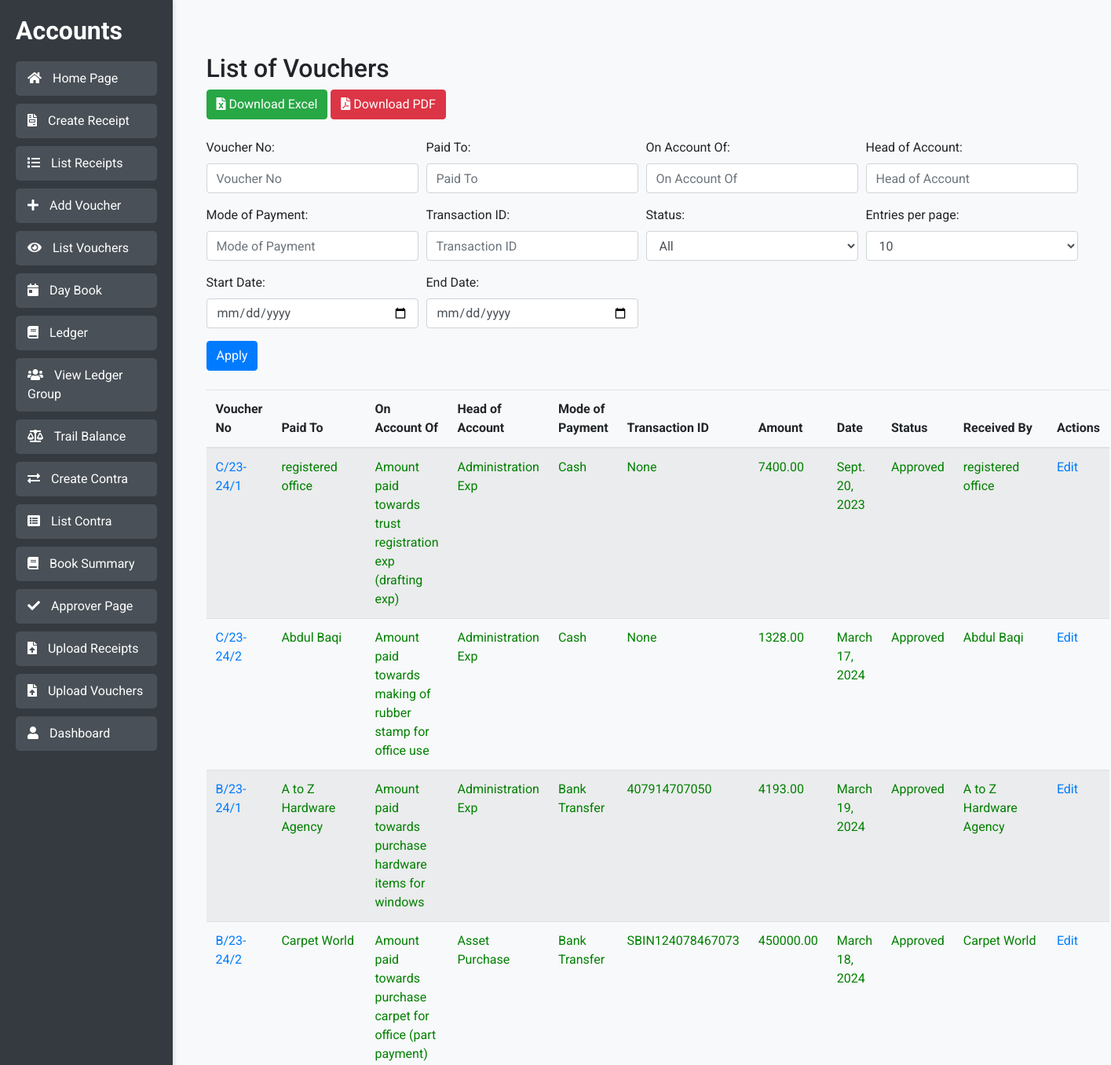
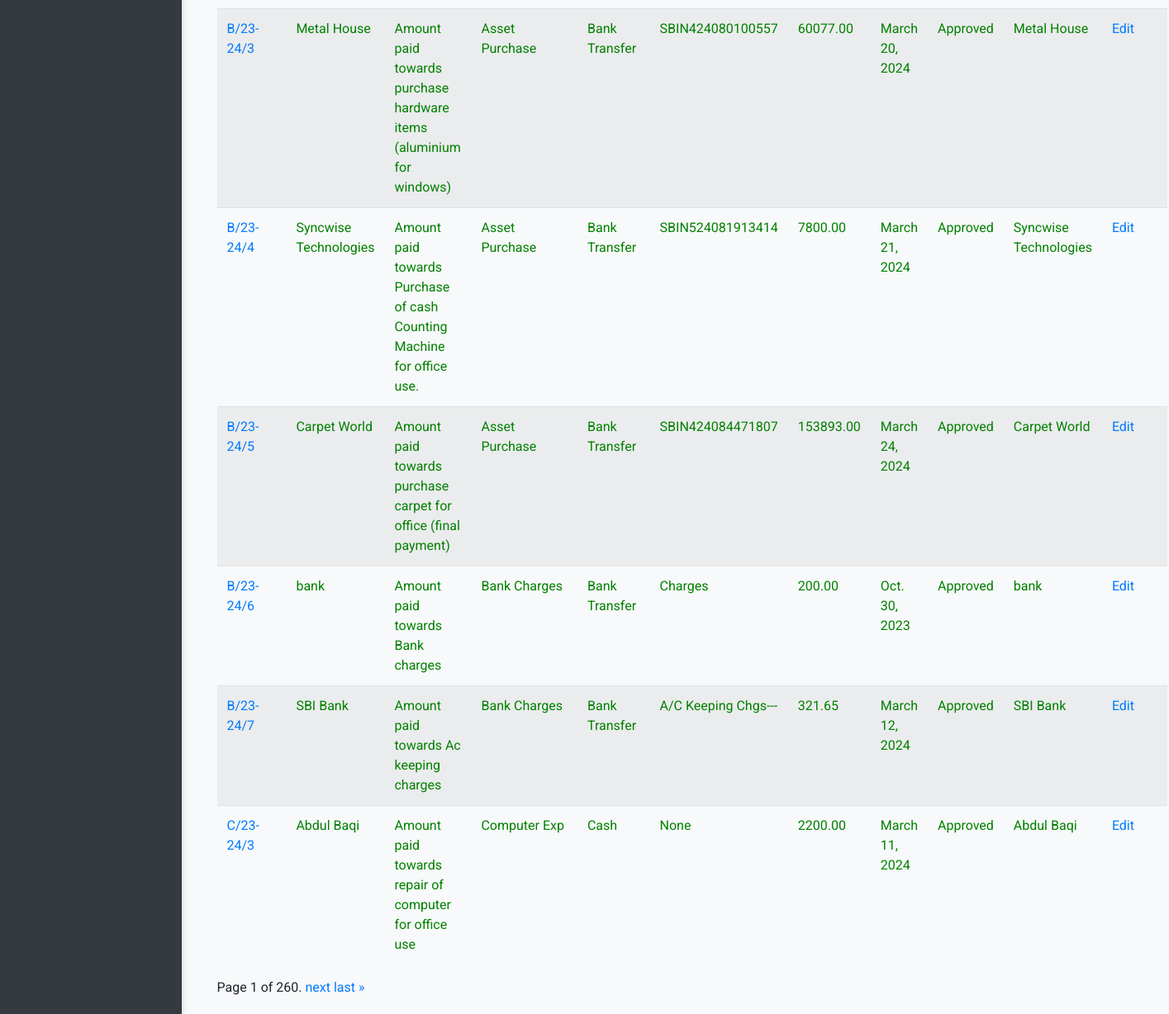
Page /list-vouchers/ (signed in) on the committed database (2 pictures, top to bottom).
### accounts/models.py (models this page shows, shortened)
class Voucher(models.Model):
    VOUCHER_STATUS_CHOICES = [
        ('waiting', 'Waiting for Approval'),
        ('approved', 'Approved'),
        ('rejected', 'Rejected'),
    ]
    PAYMENT_MODE_CHOICES = [
        ('cash', 'Cash'),
        ('bank_transfer', 'Bank Transfer'),
        ('cheque', 'Cheque'),
    ]
    voucher_no = models.CharField(max_length=50, unique=True)
    paid_to = models.CharField(max_length=100)
    on_account_of = models.TextField()
    head_of_account = models.ForeignKey(HeadOfAccount, on_delete=models.CASCADE)
    mode_of_payment = models.CharField(max_length=20, choices=PAYMENT_MODE_CHOICES, default='cash')
    transaction_id = models.CharField(max_length=100, blank=True, null=True)
    amount = models.DecimalField(max_digits=10, decimal_places=2, validators=[MinValueValidator(0)])
    amount_in_words = models.CharField(max_length=255, blank=True)
    voucher_date = models.DateField(default=timezone.now)
    created_date = models.DateTimeField(auto_now_add=True)
    created_by = models.ForeignKey(User, related_name='created_vouchers', on_delete=models.CASCADE)
    received_by = models.CharField(max_length=100, blank=True, null=True)
    approved_by = models.ForeignKey(User, related_name='approved_vouchers', on_delete=models.SET_NULL, null=True, blank=True)
    status = models.CharField(max_length=20, choices=VOUCHER_STATUS_CHOICES, default='waiting')
    rejection_reason = models.TextField(blank=True, null=True)
    edited = models.BooleanField(default=False)
    financial_year = models.CharField(max_length=9, default='2024-25')  # Update default as needed
    sequence_number = models.PositiveIntegerField(default=1)  # Set default to 1
    class Meta:
        unique_together = ('financial_year', 'sequence_number', 'mode_of_payment')

class HeadOfAccount(models.Model):
    name = models.CharField(max_length=100, unique=True)

### accounts/views.py (the view, shortened to what this page needs)
# urls.py: path('list-vouchers/', views.list_vouchers, name='list_vouchers'),
@login_required
def list_vouchers(request):
    form = VoucherFilterForm(request.GET or None)
    vouchers = Voucher.objects.all()
    paginator = Paginator(vouchers, 10)  # Show 10 vouchers per page
    page_number = request.GET.get('page')
    page_obj = paginator.get_page(page_number)
    query_params = request.GET.copy()
    if 'page' in query_params:
        query_params.pop('page')  # Remove 'page' parameter to avoid duplication in URLs
    return render(request, 'list_vouchers.html', {
        'form': form,
        'page_obj': page_obj,
        'query_params': query_params,  # Pass query params for pagination links
    })

### accounts/forms.py
class VoucherFilterForm(forms.Form):
    voucher_no = forms.CharField(required=False, label='Voucher No')
    paid_to = forms.CharField(required=False, label='Paid To')
    on_account_of = forms.CharField(required=False, label='On Account Of')
    head_of_account = forms.CharField(required=False, label='Head of Account')
    mode_of_payment = forms.ChoiceField(choices=[('', 'All')] + Voucher.PAYMENT_MODE_CHOICES, required=False, label='Mode of Payment')
    transaction_id = forms.CharField(required=False, label='Transaction ID')
    amount_min = forms.DecimalField(required=False, label='Amount Min', min_value=0)
    amount_max = forms.DecimalField(required=False, label='Amount Max', min_value=0)
    start_date = forms.DateField(required=False, widget=forms.DateInput(attrs={'type': 'date'}), label='Start Date')
    end_date = forms.DateField(required=False, widget=forms.DateInput(attrs={'type': 'date'}), label='End Date')
    received_by = forms.CharField(required=False, label='Received By')
    status = forms.ChoiceField(choices=[('', 'All')] + Voucher.VOUCHER_STATUS_CHOICES, required=False, label='Status')

### accounts/templates/list_vouchers.html (shortened to what this page needs)
{% extends 'base.html' %}
{% block content %}
<div class="container mt-5">
    <h2>List of Vouchers</h2>
    <div class="mb-4">
        <a href="{% url 'download_excel' %}" class="btn btn-success">
            <i class="fas fa-file-excel"></i> Download Excel
        </a>
        <a href="{% url 'download_pdf' %}" class="btn btn-danger">
            <i class="fas fa-file-pdf"></i> Download PDF
        </a>
    </div>
    <form method="get" action="" class="mb-4">
        <div class="form-row">
            <div class="form-group col-md-3">
                <label for="voucher_no">Voucher No:</label>
                <input type="text" name="voucher_no" id="voucher_no" class="form-control" value="{{ request.GET.voucher_no }}" placeholder="Voucher No">
            </div>
            <div class="form-group col-md-3">
                <label for="paid_to">Paid To:</label>
                <input type="text" name="paid_to" id="paid_to" class="form-control" value="{{ request.GET.paid_to }}" placeholder="Paid To">
            </div>
            <div class="form-group col-md-3">
                <label for="on_account_of">On Account Of:</label>
                <input type="text" name="on_account_of" id="on_account_of" class="form-control" value="{{ request.GET.on_account_of }}" placeholder="On Account Of">
            </div>
            <div class="form-group col-md-3">
                <label for="head_of_account">Head of Account:</label>
                <input type="text" name="head_of_account" id="head_of_account" class="form-control" value="{{ request.GET.head_of_account }}" placeholder="Head of Account">
            </div>
            <div class="form-group col-md-3">
                <label for="mode_of_payment">Mode of Payment:</label>
                <input type="text" name="mode_of_payment" id="mode_of_payment" class="form-control" value="{{ request.GET.mode_of_payment }}" placeholder="Mode of Payment">
            </div>
            <div class="form-group col-md-3">
                <label for="transaction_id">Transaction ID:</label>
                <input type="text" name="transaction_id" id="transaction_id" class="form-control" value="{{ request.GET.transaction_id }}" placeholder="Transaction ID">
            </div>
            <div class="form-group col-md-3">
                <label for="status">Status:</label>
                <select name="status" id="status" class="form-control">
                    <option value="">All</option>
                </select>
            </div>
            <div class="form-group col-md-3">
                <label for="entries_per_page">Entries per page:</label>
                <select name="entries_per_page" id="entries_per_page" class="form-control">
                    <option value="10" {% if request.GET.entries_per_page == "10" %}selected{% endif %}>10</option>
                </select>
            </div>
            <div class="form-group col-md-3">
                <label for="start_date">Start Date:</label>
                <input type="date" name="start_date" id="start_date" class="form-control" value="{{ request.GET.start_date }}">
            </div>
            <div class="form-group col-md-3">
                <label for="end_date">End Date:</label>
                <input type="date" name="end_date" id="end_date" class="form-control" value="{{ request.GET.end_date }}">
            </div>
        </div>
        <button type="submit" class="btn btn-primary">Apply</button>
    </form>
    <table class="table table-striped table-hover">
        <thead>
            <tr>
                <th>Voucher No</th>
                <th>Paid To</th>
                <th>On Account Of</th>
                <th>Head of Account</th>
                <th>Mode of Payment</th>
                <th>Transaction ID</th>
                <th>Amount</th>
                <th>Date</th>
                <th>Status</th>
                <th>Received By</th>
                <th>Actions</th>
            </tr>
        </thead>
        <tbody>
            {% for voucher in page_obj %}
                <tr {% if voucher.status == "waiting" %}style="color: orange;" {% elif voucher.status == "rejected" %}style="color: red;" {% elif voucher.status == "approved" %}style="color: green;" {% endif %}>
                    <td><a href="{% url 'view_voucher' voucher.id %}">{{ voucher.voucher_no }}</a></td>
                    <td>{{ voucher.paid_to }}</td>
                    <td>{{ voucher.on_account_of }}</td>
                    <td>{{ voucher.head_of_account.name }}</td>
                    <td>{{ voucher.get_mode_of_payment_display }}</td>
                    <td>{{ voucher.transaction_id }}</td>
                    <td>{{ voucher.amount }}</td>
                    <td>{{ voucher.voucher_date }}</td>
                    <td>{{ voucher.get_status_display }}</td>
                    <td>{{ voucher.received_by }}</td>
                    <td>
                        <a href="{% url 'edit_voucher' voucher.id %}">Edit</a>
                    </td>
                </tr>
            {% empty %}
                <tr>
                    <td colspan="11">No vouchers found.</td>
                </tr>
            {% endfor %}
        </tbody>
    </table>
    <div class="pagination">
        <span class="step-links">
            <span class="current">
                Page {{ page_obj.number }} of {{ page_obj.paginator.num_pages }}.
            </span>
            {% if page_obj.has_next %}
                <a href="?page={{ page_obj.next_page_number }}&entries_per_page={{ request.GET.entries_per_page }}&voucher_no={{ request.GET.voucher_no }}&paid_to={{ request.GET.paid_to }}&on_account_of={{ request.GET.on_account_of }}&head_of_account={{ request.GET.head_of_account }}&mode_of_payment={{ request.GET.mode_of_payment }}&transaction_id={{ request.GET.transaction_id }}&start_date={{ request.GET.start_date }}&end_date={{ request.GET.end_date }}&status={{ request.GET.status }}">next</a>
                <a href="?page={{ page_obj.paginator.num_pages }}&entries_per_page={{ request.GET.entries_per_page }}&voucher_no={{ request.GET.voucher_no }}&paid_to={{ request.GET.paid_to }}&on_account_of={{ request.GET.on_account_of }}&head_of_account={{ request.GET.head_of_account }}&mode_of_payment={{ request.GET.mode_of_payment }}&transaction_id={{ request.GET.transaction_id }}&start_date={{ request.GET.start_date }}&end_date={{ request.GET.end_date }}&status={{ request.GET.status }}">last &raquo;</a>
            {% endif %}
        </span>
    </div>
</div>
{% endblock %}

### accounts/templates/base.html (style rules this page uses)
body { background: #f8f9fa; font-family: 'Roboto', sans-serif; }

### rows in the picture
Voucher: voucher_no "C/23-24/1", paid_to "registered office", on_account_of "Amount paid towards trust registration exp (drafting exp)", head_of_account.name "Administration Exp", mode_of_payment "Cash", transaction_id "None", amount "7400.00", voucher_date "Sept. 20, 2023", status "Approved", received_by "registered office"
Voucher: voucher_no "C/23-24/2", paid_to "Abdul Baqi", on_account_of "Amount paid towards making of rubber stamp for office use", head_of_account.name "Administration Exp", mode_of_payment "Cash", transaction_id "None", amount "1328.00", voucher_date "March 17, 2024", status "Approved", received_by "Abdul Baqi"
Voucher: voucher_no "B/23-24/1", paid_to "A to Z Hardware Agency", on_account_of "Amount paid towards purchase hardware items for windows", head_of_account.name "Administration Exp", mode_of_payment "Bank Transfer", transaction_id "407914707050", amount "4193.00", voucher_date "March 19, 2024", status "Approved", received_by "A to Z Hardware Agency"
Voucher: voucher_no "B/23-24/2", paid_to "Carpet World", on_account_of "Amount paid towards purchase carpet for office (part payment)", head_of_account.name "Asset Purchase", mode_of_payment "Bank Transfer", transaction_id "SBIN124078467073", amount "450000.00", voucher_date "March 18, 2024", status "Approved", received_by "Carpet World"
Voucher: voucher_no "B/23-24/3", paid_to "Metal House", on_account_of "Amount paid towards purchase hardware items (aluminium for windows)", head_of_account.name "Asset Purchase", mode_of_payment "Bank Transfer", transaction_id "SBIN424080100557", amount "60077.00", voucher_date "March 20, 2024", status "Approved", received_by "Metal House"
Voucher: voucher_no "B/23-24/4", paid_to "Syncwise Technologies", on_account_of "Amount paid towards Purchase of cash Counting Machine for office use.", head_of_account.name "Asset Purchase", mode_of_payment "Bank Transfer", transaction_id "SBIN524081913414", amount "7800.00", voucher_date "March 21, 2024", status "Approved", received_by "Syncwise Technologies"
Voucher: voucher_no "B/23-24/5", paid_to "Carpet World", on_account_of "Amount paid towards purchase carpet for office (final payment)", head_of_account.name "Asset Purchase", mode_of_payment "Bank Transfer", transaction_id "SBIN424084471807", amount "153893.00", voucher_date "March 24, 2024", status "Approved", received_by "Carpet World"
Voucher: voucher_no "B/23-24/6", paid_to "bank", on_account_of "Amount paid towards Bank charges", head_of_account.name "Bank Charges", mode_of_payment "Bank Transfer", transaction_id "Charges", amount "200.00", voucher_date "Oct. 30, 2023", status "Approved", received_by "bank"
Voucher: voucher_no "B/23-24/7", paid_to "SBI Bank", on_account_of "Amount paid towards Ac keeping charges", head_of_account.name "Bank Charges", mode_of_payment "Bank Transfer", transaction_id "A/C Keeping Chgs---", amount "321.65", voucher_date "March 12, 2024", status "Approved", received_by "SBI Bank"
Voucher: voucher_no "C/23-24/3", paid_to "Abdul Baqi", on_account_of "Amount paid towards repair of computer for office use", head_of_account.name "Computer Exp", mode_of_payment "Cash", transaction_id "None", amount "2200.00", voucher_date "March 11, 2024", status "Approved", received_by "Abdul Baqi"

### other values in the picture
{{ page_obj.number }} "1"
{{ page_obj.paginator.num_pages }} "260"
